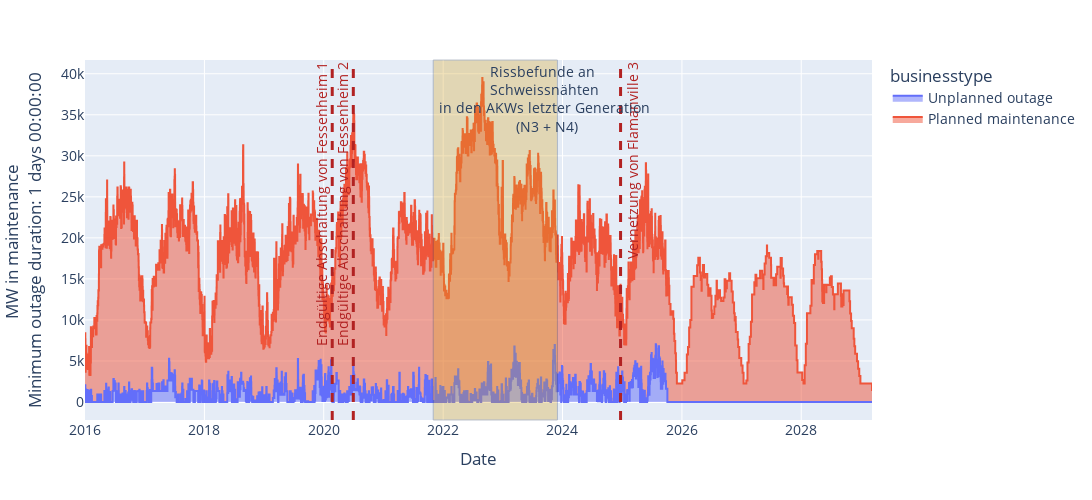

Source (notebook cell):
### Code cell
fig_nuclear_outages_france_with_outage_type = plot_french_nuclear_outages(
    outages_data=outages_per_type_fr.loc[start:end, outages_per_type_fr.columns[::-1]],
    area=True,
    comment=f"Minimum outage duration: {MIN_OUTAGE_DURATION}",
)
fig_nuclear_outages_france_with_outage_type.show()

### Figure 1 — Plotly figure (JSON) as saved in the notebook; plotly's stock layout.template omitted (floating-point values rounded to 4 significant figures; data arrays with more than 128 entries replaced by an {"elided": "..."} marker saying what was removed)
{"data": [{"fillpattern": {"shape": ""}, "hovertemplate": "businesstype=Unplanned outage<br>index=%{x}<br>value=%{y}<extra></extra>", "legendgroup": "Unplanned outage", "line": {"color": "#636efa", "shape": "hv"}, "marker": {"symbol": "circle"}, "mode": "lines", "name": "Unplanned outage", "orientation": "v", "showlegend": true, "stackgroup": "1", "type": "scatter", "x": {"elided": "5968 str values"}, "xaxis": "x", "y": {"elided": "5968 float values"}, "yaxis": "y"}, {"fillpattern": {"shape": ""}, "hovertemplate": "businesstype=Planned maintenance<br>index=%{x}<br>value=%{y}<extra></extra>", "legendgroup": "Planned maintenance", "line": {"color": "#EF553B", "shape": "hv"}, "marker": {"symbol": "circle"}, "mode": "lines", "name": "Planned maintenance", "orientation": "v", "showlegend": true, "stackgroup": "1", "type": "scatter", "x": {"elided": "5968 str values"}, "xaxis": "x", "y": {"elided": "5968 float values"}, "yaxis": "y"}], "layout": {"annotations": [{"font": {"color": "firebrick", "size": 14}, "showarrow": false, "text": "Endgültige Abschaltung von Fessenheim 2", "textangle": -90, "x": 1593475200000, "xanchor": "right", "xref": "x", "y": 1, "yanchor": "top", "yref": "y domain"}, {"font": {"color": "firebrick", "size": 14}, "showarrow": false, "text": "Endgültige Abschaltung von Fessenheim 1", "textangle": -90, "x": 1582329600000, "xanchor": "right", "xref": "x", "y": 1, "yanchor": "top", "yref": "y domain"}, {"font": {"color": "firebrick", "size": 14}, "showarrow": false, "text": "Vernetzung von Flamanville 3", "textangle": -90, "x": 1734778080000, "xanchor": "left", "xref": "x", "y": 1, "yanchor": "top", "yref": "y domain"}, {"font": {"size": 14}, "showarrow": false, "text": "Rissbefunde an <br> Schweissnähten <br> in den AKWs letzter Generation <br> (N3 + N4)", "x": "2021-11-01T00:00:00+01:00", "xanchor": "left", "xref": "x", "y": 1, "yanchor": "top", "yref": "y domain"}], "font": {"size": 14}, "height": 500, "legend": {"title": {"text": "businesstype"}, "tracegroupgap": 0}, "margin": {"t": 60}, "shapes": [{"line": {"color": "firebrick", "dash": "dash", "width": 3}, "type": "line", "x0": 1593475200000, "x1": 1593475200000, "xref": "x", "y0": 0, "y1": 1, "yref": "y domain"}, {"line": {"color": "firebrick", "dash": "dash", "width": 3}, "type": "line", "x0": 1582329600000, "x1": 1582329600000, "xref": "x", "y0": 0, "y1": 1, "yref": "y domain"}, {"line": {"color": "firebrick", "dash": "dash", "width": 3}, "type": "line", "x0": 1734778080000, "x1": 1734778080000, "xref": "x", "y0": 0, "y1": 1, "yref": "y domain"}, {"fillcolor": "goldenrod", "line": {"width": 1}, "opacity": 0.3, "type": "rect", "x0": "2021-11-01T00:00:00+01:00", "x1": "2023-12-01T00:00:00+01:00", "xref": "x", "y0": 0, "y1": 1, "yref": "y domain"}], "width": 2000, "xaxis": {"anchor": "y", "domain": [0, 1], "title": {"text": "Date"}}, "yaxis": {"anchor": "x", "domain": [0, 1], "title": {"text": "MW in maintenance <br>Minimum outage duration: 1 days 00:00:00"}}}}
